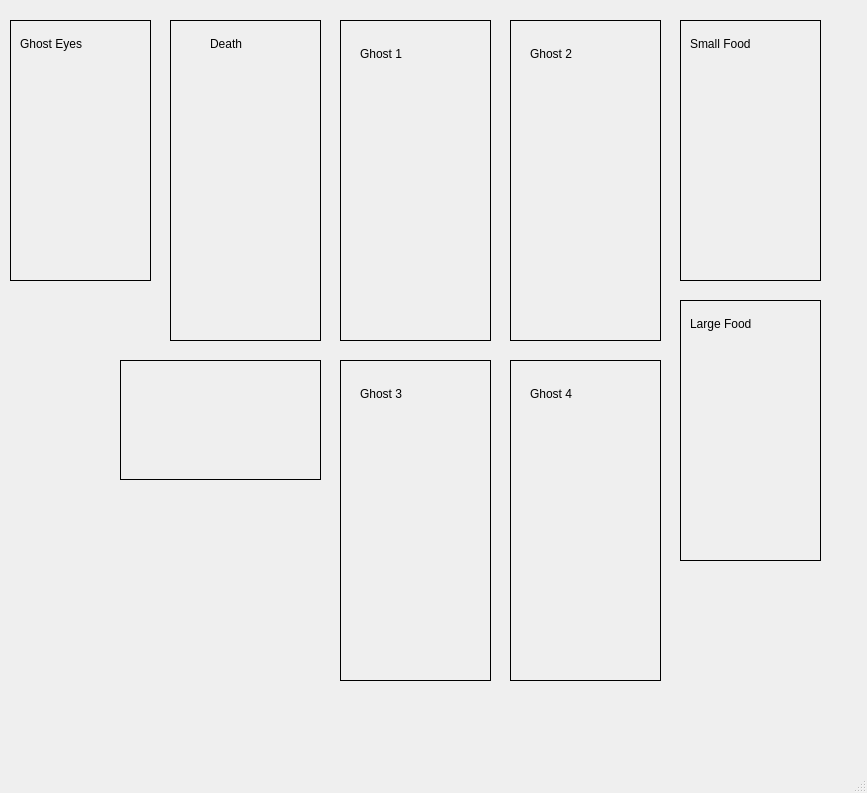
<?xml version="1.0" encoding="UTF-8"?>
<ui version="4.0">
 <class>MainWindow</class>
 <widget class="QMainWindow" name="MainWindow">
  <property name="geometry">
   <rect>
    <x>0</x>
    <y>0</y>
    <width>867</width>
    <height>793</height>
   </rect>
  </property>
  <property name="windowTitle">
   <string>MainWindow</string>
  </property>
  <widget class="QWidget" name="centralwidget">
   <widget class="caFrame" name="caframe_5">
    <property name="geometry">
     <rect>
      <x>10</x>
      <y>20</y>
      <width>141</width>
      <height>261</height>
     </rect>
    </property>
    <property name="frameShape">
     <enum>QFrame::Shape::Box</enum>
    </property>
    <widget class="caImage" name="caimage_11">
     <property name="geometry">
      <rect>
       <x>20</x>
       <y>40</y>
       <width>70</width>
       <height>70</height>
      </rect>
     </property>
     <property name="filename" stdset="0">
      <string notr="true">ghost_eyes.gif</string>
     </property>
     <property name="imageCalc">
      <string notr="true">A</string>
     </property>
     <property name="channel" stdset="0">
      <string notr="true">ghost_eyes_direction</string>
     </property>
    </widget>
    <widget class="caCalc" name="cacalc_12">
     <property name="geometry">
      <rect>
       <x>10</x>
       <y>110</y>
       <width>121</width>
       <height>41</height>
      </rect>
     </property>
     <property name="variable">
      <string notr="true">ghost_eyes_direction</string>
     </property>
     <property name="calc">
      <string notr="true"/>
     </property>
     <property name="channel" stdset="0">
      <string notr="true"/>
     </property>
     <property name="channelB">
      <string notr="true"/>
     </property>
     <property name="precision">
      <number>0</number>
     </property>
    </widget>
    <widget class="caNumeric" name="canumeric_6">
     <property name="geometry">
      <rect>
       <x>20</x>
       <y>170</y>
       <width>100</width>
       <height>50</height>
      </rect>
     </property>
     <property name="integerDigits" stdset="0">
      <number>1</number>
     </property>
     <property name="decimalDigits" stdset="0">
      <number>0</number>
     </property>
     <property name="channel" stdset="0">
      <string notr="true">ghost_eyes_direction</string>
     </property>
     <property name="fixedFormat">
      <bool>true</bool>
     </property>
     <property name="maxValue">
      <double>3.000000000000000</double>
     </property>
     <property name="minValue">
      <double>0.000000000000000</double>
     </property>
    </widget>
    <widget class="caLabel" name="calabel_5">
     <property name="geometry">
      <rect>
       <x>10</x>
       <y>10</y>
       <width>111</width>
       <height>28</height>
      </rect>
     </property>
     <property name="text">
      <string>Ghost Eyes</string>
     </property>
    </widget>
   </widget>
   <widget class="caFrame" name="caframe_9">
    <property name="geometry">
     <rect>
      <x>680</x>
      <y>20</y>
      <width>141</width>
      <height>261</height>
     </rect>
    </property>
    <property name="frameShape">
     <enum>QFrame::Shape::Box</enum>
    </property>
    <widget class="caImage" name="caimage_12">
     <property name="geometry">
      <rect>
       <x>30</x>
       <y>40</y>
       <width>70</width>
       <height>70</height>
      </rect>
     </property>
     <property name="filename" stdset="0">
      <string notr="true">small_food.gif</string>
     </property>
     <property name="imageCalc">
      <string notr="true">A</string>
     </property>
     <property name="channel" stdset="0">
      <string notr="true">small_food_frame</string>
     </property>
    </widget>
    <widget class="caCalc" name="cacalc_13">
     <property name="geometry">
      <rect>
       <x>20</x>
       <y>110</y>
       <width>101</width>
       <height>41</height>
      </rect>
     </property>
     <property name="variable">
      <string notr="true">small_food_frame</string>
     </property>
     <property name="calc">
      <string notr="true"/>
     </property>
     <property name="channel" stdset="0">
      <string notr="true"/>
     </property>
     <property name="channelB">
      <string notr="true"/>
     </property>
     <property name="precision">
      <number>0</number>
     </property>
    </widget>
    <widget class="caNumeric" name="canumeric_7">
     <property name="geometry">
      <rect>
       <x>20</x>
       <y>170</y>
       <width>100</width>
       <height>50</height>
      </rect>
     </property>
     <property name="integerDigits" stdset="0">
      <number>1</number>
     </property>
     <property name="decimalDigits" stdset="0">
      <number>0</number>
     </property>
     <property name="channel" stdset="0">
      <string notr="true">small_food_frame</string>
     </property>
     <property name="fixedFormat">
      <bool>true</bool>
     </property>
     <property name="maxValue">
      <double>3.000000000000000</double>
     </property>
     <property name="minValue">
      <double>0.000000000000000</double>
     </property>
    </widget>
    <widget class="caLabel" name="calabel_8">
     <property name="geometry">
      <rect>
       <x>10</x>
       <y>10</y>
       <width>111</width>
       <height>28</height>
      </rect>
     </property>
     <property name="text">
      <string>Small Food</string>
     </property>
    </widget>
   </widget>
   <widget class="caFrame" name="caframe">
    <property name="geometry">
     <rect>
      <x>340</x>
      <y>20</y>
      <width>151</width>
      <height>321</height>
     </rect>
    </property>
    <property name="frameShape">
     <enum>QFrame::Shape::Box</enum>
    </property>
    <widget class="caNumeric" name="canumeric_2">
     <property name="geometry">
      <rect>
       <x>20</x>
       <y>260</y>
       <width>100</width>
       <height>50</height>
      </rect>
     </property>
     <property name="integerDigits" stdset="0">
      <number>1</number>
     </property>
     <property name="decimalDigits" stdset="0">
      <number>0</number>
     </property>
     <property name="value">
      <double>0.000000000000000</double>
     </property>
     <property name="channel" stdset="0">
      <string notr="true">ghost_1_direction</string>
     </property>
     <property name="fixedFormat">
      <bool>true</bool>
     </property>
     <property name="maxValue">
      <double>3.000000000000000</double>
     </property>
     <property name="minValue">
      <double>0.000000000000000</double>
     </property>
    </widget>
    <widget class="caCalc" name="cacalc_4">
     <property name="geometry">
      <rect>
       <x>10</x>
       <y>200</y>
       <width>131</width>
       <height>41</height>
      </rect>
     </property>
     <property name="variable">
      <string notr="true">ghost_1_direction</string>
     </property>
     <property name="channel" stdset="0">
      <string notr="true"/>
     </property>
     <property name="precision">
      <number>0</number>
     </property>
    </widget>
    <widget class="caCalc" name="cacalc_5">
     <property name="geometry">
      <rect>
       <x>10</x>
       <y>150</y>
       <width>131</width>
       <height>41</height>
      </rect>
     </property>
     <property name="variable">
      <string notr="true">ghost_1_run</string>
     </property>
     <property name="calc">
      <string notr="true">(A == B * 2) ? (1 + B * 2) : (B * 2)</string>
     </property>
     <property name="channel" stdset="0">
      <string notr="true">ghost_1_run</string>
     </property>
     <property name="channelB">
      <string notr="true">ghost_1_direction</string>
     </property>
    </widget>
    <widget class="caImage" name="caimage_5">
     <property name="geometry">
      <rect>
       <x>30</x>
       <y>70</y>
       <width>70</width>
       <height>70</height>
      </rect>
     </property>
     <property name="filename" stdset="0">
      <string notr="true">ghost_1.gif</string>
     </property>
     <property name="imageCalc">
      <string notr="true">A</string>
     </property>
     <property name="channel" stdset="0">
      <string notr="true">ghost_1_run</string>
     </property>
    </widget>
    <widget class="caLabel" name="calabel">
     <property name="geometry">
      <rect>
       <x>20</x>
       <y>20</y>
       <width>90</width>
       <height>28</height>
      </rect>
     </property>
     <property name="text">
      <string>Ghost 1</string>
     </property>
    </widget>
   </widget>
   <widget class="caFrame" name="caframe_10">
    <property name="geometry">
     <rect>
      <x>680</x>
      <y>300</y>
      <width>141</width>
      <height>261</height>
     </rect>
    </property>
    <property name="frameShape">
     <enum>QFrame::Shape::Box</enum>
    </property>
    <widget class="caImage" name="caimage_13">
     <property name="geometry">
      <rect>
       <x>30</x>
       <y>60</y>
       <width>70</width>
       <height>70</height>
      </rect>
     </property>
     <property name="filename" stdset="0">
      <string notr="true">large_food.gif</string>
     </property>
     <property name="imageCalc">
      <string notr="true">A</string>
     </property>
     <property name="channel" stdset="0">
      <string notr="true">large_food_frame</string>
     </property>
    </widget>
    <widget class="caCalc" name="cacalc_14">
     <property name="geometry">
      <rect>
       <x>20</x>
       <y>140</y>
       <width>101</width>
       <height>41</height>
      </rect>
     </property>
     <property name="variable">
      <string notr="true">large_food_frame</string>
     </property>
     <property name="calc">
      <string notr="true"/>
     </property>
     <property name="channel" stdset="0">
      <string notr="true"/>
     </property>
     <property name="channelB">
      <string notr="true"/>
     </property>
     <property name="precision">
      <number>0</number>
     </property>
    </widget>
    <widget class="caNumeric" name="canumeric_8">
     <property name="geometry">
      <rect>
       <x>20</x>
       <y>200</y>
       <width>100</width>
       <height>50</height>
      </rect>
     </property>
     <property name="integerDigits" stdset="0">
      <number>1</number>
     </property>
     <property name="decimalDigits" stdset="0">
      <number>0</number>
     </property>
     <property name="channel" stdset="0">
      <string notr="true">large_food_frame</string>
     </property>
     <property name="fixedFormat">
      <bool>true</bool>
     </property>
     <property name="maxValue">
      <double>3.000000000000000</double>
     </property>
     <property name="minValue">
      <double>0.000000000000000</double>
     </property>
    </widget>
    <widget class="caLabel" name="calabel_9">
     <property name="geometry">
      <rect>
       <x>10</x>
       <y>10</y>
       <width>111</width>
       <height>28</height>
      </rect>
     </property>
     <property name="text">
      <string>Large Food</string>
     </property>
    </widget>
   </widget>
   <widget class="caFrame" name="caframe_2">
    <property name="geometry">
     <rect>
      <x>510</x>
      <y>20</y>
      <width>151</width>
      <height>321</height>
     </rect>
    </property>
    <property name="frameShape">
     <enum>QFrame::Shape::Box</enum>
    </property>
    <widget class="caNumeric" name="canumeric_3">
     <property name="geometry">
      <rect>
       <x>20</x>
       <y>260</y>
       <width>100</width>
       <height>50</height>
      </rect>
     </property>
     <property name="integerDigits" stdset="0">
      <number>1</number>
     </property>
     <property name="decimalDigits" stdset="0">
      <number>0</number>
     </property>
     <property name="channel" stdset="0">
      <string notr="true">ghost_2_direction</string>
     </property>
     <property name="fixedFormat">
      <bool>true</bool>
     </property>
    </widget>
    <widget class="caCalc" name="cacalc_6">
     <property name="geometry">
      <rect>
       <x>10</x>
       <y>200</y>
       <width>131</width>
       <height>41</height>
      </rect>
     </property>
     <property name="variable">
      <string notr="true">ghost_2_direction</string>
     </property>
     <property name="channel" stdset="0">
      <string notr="true"/>
     </property>
     <property name="initialValue">
      <double>3.000000000000000</double>
     </property>
     <property name="precision">
      <number>0</number>
     </property>
    </widget>
    <widget class="caCalc" name="cacalc_7">
     <property name="geometry">
      <rect>
       <x>10</x>
       <y>150</y>
       <width>131</width>
       <height>41</height>
      </rect>
     </property>
     <property name="variable">
      <string notr="true">ghost_2_run</string>
     </property>
     <property name="calc">
      <string notr="true">(A == B * 2) ? (1 + B * 2) : (B * 2)</string>
     </property>
     <property name="channel" stdset="0">
      <string notr="true">ghost_2_run</string>
     </property>
     <property name="channelB">
      <string notr="true">ghost_2_direction</string>
     </property>
    </widget>
    <widget class="caImage" name="caimage_6">
     <property name="geometry">
      <rect>
       <x>30</x>
       <y>70</y>
       <width>70</width>
       <height>70</height>
      </rect>
     </property>
     <property name="filename" stdset="0">
      <string notr="true">ghost_2.gif</string>
     </property>
     <property name="imageCalc">
      <string notr="true">A</string>
     </property>
     <property name="channel" stdset="0">
      <string notr="true">ghost_2_run</string>
     </property>
    </widget>
    <widget class="caLabel" name="calabel_2">
     <property name="geometry">
      <rect>
       <x>20</x>
       <y>20</y>
       <width>90</width>
       <height>28</height>
      </rect>
     </property>
     <property name="text">
      <string>Ghost 2</string>
     </property>
    </widget>
   </widget>
   <widget class="caFrame" name="caframe_3">
    <property name="geometry">
     <rect>
      <x>340</x>
      <y>360</y>
      <width>151</width>
      <height>321</height>
     </rect>
    </property>
    <property name="frameShape">
     <enum>QFrame::Shape::Box</enum>
    </property>
    <widget class="caNumeric" name="canumeric_4">
     <property name="geometry">
      <rect>
       <x>20</x>
       <y>260</y>
       <width>100</width>
       <height>50</height>
      </rect>
     </property>
     <property name="integerDigits" stdset="0">
      <number>1</number>
     </property>
     <property name="decimalDigits" stdset="0">
      <number>0</number>
     </property>
     <property name="channel" stdset="0">
      <string notr="true">ghost_3_direction</string>
     </property>
     <property name="precisionMode">
      <enum>caNumeric::SourceMode::Channel</enum>
     </property>
     <property name="fixedFormat">
      <bool>true</bool>
     </property>
     <property name="maxValue">
      <double>3.000000000000000</double>
     </property>
     <property name="minValue">
      <double>0.000000000000000</double>
     </property>
    </widget>
    <widget class="caCalc" name="cacalc_8">
     <property name="geometry">
      <rect>
       <x>10</x>
       <y>200</y>
       <width>131</width>
       <height>41</height>
      </rect>
     </property>
     <property name="variable">
      <string notr="true">ghost_3_direction</string>
     </property>
     <property name="channel" stdset="0">
      <string notr="true"/>
     </property>
     <property name="initialValue">
      <double>2.000000000000000</double>
     </property>
     <property name="precision">
      <number>0</number>
     </property>
    </widget>
    <widget class="caCalc" name="cacalc_9">
     <property name="geometry">
      <rect>
       <x>10</x>
       <y>150</y>
       <width>131</width>
       <height>41</height>
      </rect>
     </property>
     <property name="variable">
      <string notr="true">ghost_3_run</string>
     </property>
     <property name="calc">
      <string notr="true">(A == B * 2) ? (1 + B * 2) : (B * 2)</string>
     </property>
     <property name="channel" stdset="0">
      <string notr="true">ghost_3_run</string>
     </property>
     <property name="channelB">
      <string notr="true">ghost_3_direction</string>
     </property>
    </widget>
    <widget class="caImage" name="caimage_7">
     <property name="geometry">
      <rect>
       <x>30</x>
       <y>70</y>
       <width>70</width>
       <height>70</height>
      </rect>
     </property>
     <property name="filename" stdset="0">
      <string notr="true">ghost_3.gif</string>
     </property>
     <property name="imageCalc">
      <string notr="true">A</string>
     </property>
     <property name="channel" stdset="0">
      <string notr="true">ghost_3_run</string>
     </property>
    </widget>
    <widget class="caLabel" name="calabel_3">
     <property name="geometry">
      <rect>
       <x>20</x>
       <y>20</y>
       <width>90</width>
       <height>28</height>
      </rect>
     </property>
     <property name="text">
      <string>Ghost 3</string>
     </property>
    </widget>
   </widget>
   <widget class="caFrame" name="caframe_7">
    <property name="geometry">
     <rect>
      <x>170</x>
      <y>20</y>
      <width>151</width>
      <height>321</height>
     </rect>
    </property>
    <property name="frameShape">
     <enum>QFrame::Shape::Box</enum>
    </property>
    <property name="frameShadow">
     <enum>QFrame::Shadow::Plain</enum>
    </property>
    <widget class="caLabel" name="calabel_7">
     <property name="geometry">
      <rect>
       <x>40</x>
       <y>10</y>
       <width>61</width>
       <height>28</height>
      </rect>
     </property>
     <property name="text">
      <string>Death</string>
     </property>
    </widget>
    <widget class="caCalc" name="cacalc_3">
     <property name="geometry">
      <rect>
       <x>10</x>
       <y>90</y>
       <width>131</width>
       <height>41</height>
      </rect>
     </property>
     <property name="variable">
      <string notr="true">pacdestroy</string>
     </property>
     <property name="calc">
      <string notr="true">(A&lt;19)?(A+1):8</string>
     </property>
     <property name="channel" stdset="0">
      <string notr="true">pacdestroy</string>
     </property>
     <property name="channelB">
      <string notr="true"/>
     </property>
     <property name="initialValue">
      <double>8.000000000000000</double>
     </property>
     <property name="precision">
      <number>0</number>
     </property>
    </widget>
    <widget class="caImage" name="caimage_3">
     <property name="geometry">
      <rect>
       <x>30</x>
       <y>190</y>
       <width>91</width>
       <height>101</height>
      </rect>
     </property>
     <property name="filename" stdset="0">
      <string notr="true">pacman.gif</string>
     </property>
     <property name="imageCalc">
      <string notr="true">A</string>
     </property>
     <property name="channel" stdset="0">
      <string notr="true">pacdestroy</string>
     </property>
    </widget>
   </widget>
   <widget class="caFrame" name="caframe_4">
    <property name="geometry">
     <rect>
      <x>510</x>
      <y>360</y>
      <width>151</width>
      <height>321</height>
     </rect>
    </property>
    <property name="frameShape">
     <enum>QFrame::Shape::Box</enum>
    </property>
    <widget class="caNumeric" name="canumeric_5">
     <property name="geometry">
      <rect>
       <x>20</x>
       <y>260</y>
       <width>100</width>
       <height>50</height>
      </rect>
     </property>
     <property name="integerDigits" stdset="0">
      <number>1</number>
     </property>
     <property name="decimalDigits" stdset="0">
      <number>0</number>
     </property>
     <property name="channel" stdset="0">
      <string notr="true">ghost_4_direction</string>
     </property>
     <property name="fixedFormat">
      <bool>true</bool>
     </property>
     <property name="maxValue">
      <double>3.000000000000000</double>
     </property>
     <property name="minValue">
      <double>0.000000000000000</double>
     </property>
    </widget>
    <widget class="caCalc" name="cacalc_10">
     <property name="geometry">
      <rect>
       <x>10</x>
       <y>200</y>
       <width>131</width>
       <height>41</height>
      </rect>
     </property>
     <property name="variable">
      <string notr="true">ghost_4_direction</string>
     </property>
     <property name="channel" stdset="0">
      <string notr="true"/>
     </property>
     <property name="initialValue">
      <double>1.000000000000000</double>
     </property>
     <property name="precision">
      <number>0</number>
     </property>
    </widget>
    <widget class="caCalc" name="cacalc_11">
     <property name="geometry">
      <rect>
       <x>10</x>
       <y>150</y>
       <width>131</width>
       <height>41</height>
      </rect>
     </property>
     <property name="variable">
      <string notr="true">ghost_4_run</string>
     </property>
     <property name="calc">
      <string notr="true">(A == B * 2) ? (1 + B * 2) : (B * 2)</string>
     </property>
     <property name="channel" stdset="0">
      <string notr="true">ghost_4_run</string>
     </property>
     <property name="channelB">
      <string notr="true">ghost_4_direction</string>
     </property>
    </widget>
    <widget class="caImage" name="caimage_8">
     <property name="geometry">
      <rect>
       <x>30</x>
       <y>70</y>
       <width>70</width>
       <height>70</height>
      </rect>
     </property>
     <property name="filename" stdset="0">
      <string notr="true">ghost_4.gif</string>
     </property>
     <property name="imageCalc">
      <string notr="true">A</string>
     </property>
     <property name="channel" stdset="0">
      <string notr="true">ghost_4_run</string>
     </property>
    </widget>
    <widget class="caLabel" name="calabel_4">
     <property name="geometry">
      <rect>
       <x>20</x>
       <y>20</y>
       <width>90</width>
       <height>28</height>
      </rect>
     </property>
     <property name="text">
      <string>Ghost 4</string>
     </property>
    </widget>
   </widget>
   <widget class="caFrame" name="caframe_8">
    <property name="geometry">
     <rect>
      <x>120</x>
      <y>360</y>
      <width>201</width>
      <height>120</height>
     </rect>
    </property>
    <property name="frameShape">
     <enum>QFrame::Shape::Box</enum>
    </property>
    <widget class="caImage" name="caimage_10">
     <property name="geometry">
      <rect>
       <x>20</x>
       <y>20</y>
       <width>70</width>
       <height>70</height>
      </rect>
     </property>
     <property name="filename" stdset="0">
      <string notr="true">cherries.gif</string>
     </property>
     <property name="imageCalc">
      <string notr="true"/>
     </property>
     <property name="delayMilliseconds" stdset="0">
      <number>300</number>
     </property>
     <property name="channel" stdset="0">
      <string notr="true"/>
     </property>
    </widget>
    <widget class="caImage" name="caimage_9">
     <property name="geometry">
      <rect>
       <x>110</x>
       <y>20</y>
       <width>70</width>
       <height>70</height>
      </rect>
     </property>
     <property name="filename" stdset="0">
      <string notr="true">ghost_edible.gif</string>
     </property>
     <property name="imageCalc">
      <string notr="true"/>
     </property>
     <property name="delayMilliseconds" stdset="0">
      <number>300</number>
     </property>
     <property name="channel" stdset="0">
      <string notr="true"/>
     </property>
    </widget>
   </widget>
  </widget>
  <widget class="QMenuBar" name="menubar">
   <property name="geometry">
    <rect>
     <x>0</x>
     <y>0</y>
     <width>867</width>
     <height>30</height>
    </rect>
   </property>
  </widget>
  <widget class="QStatusBar" name="statusbar"/>
 </widget>
 <customwidgets>
  <customwidget>
   <class>caNumeric</class>
   <extends>QFrame</extends>
   <header>caNumeric</header>
  </customwidget>
  <customwidget>
   <class>caFrame</class>
   <extends>QFrame</extends>
   <header>caFrame</header>
   <container>1</container>
  </customwidget>
  <customwidget>
   <class>caLabel</class>
   <extends>QLabel</extends>
   <header>caLabel</header>
  </customwidget>
  <customwidget>
   <class>caImage</class>
   <extends>QWidget</extends>
   <header>caImage</header>
  </customwidget>
  <customwidget>
   <class>caCalc</class>
   <extends>QLabel</extends>
   <header>caCalc</header>
  </customwidget>
 </customwidgets>
 <resources/>
 <connections/>
</ui>
